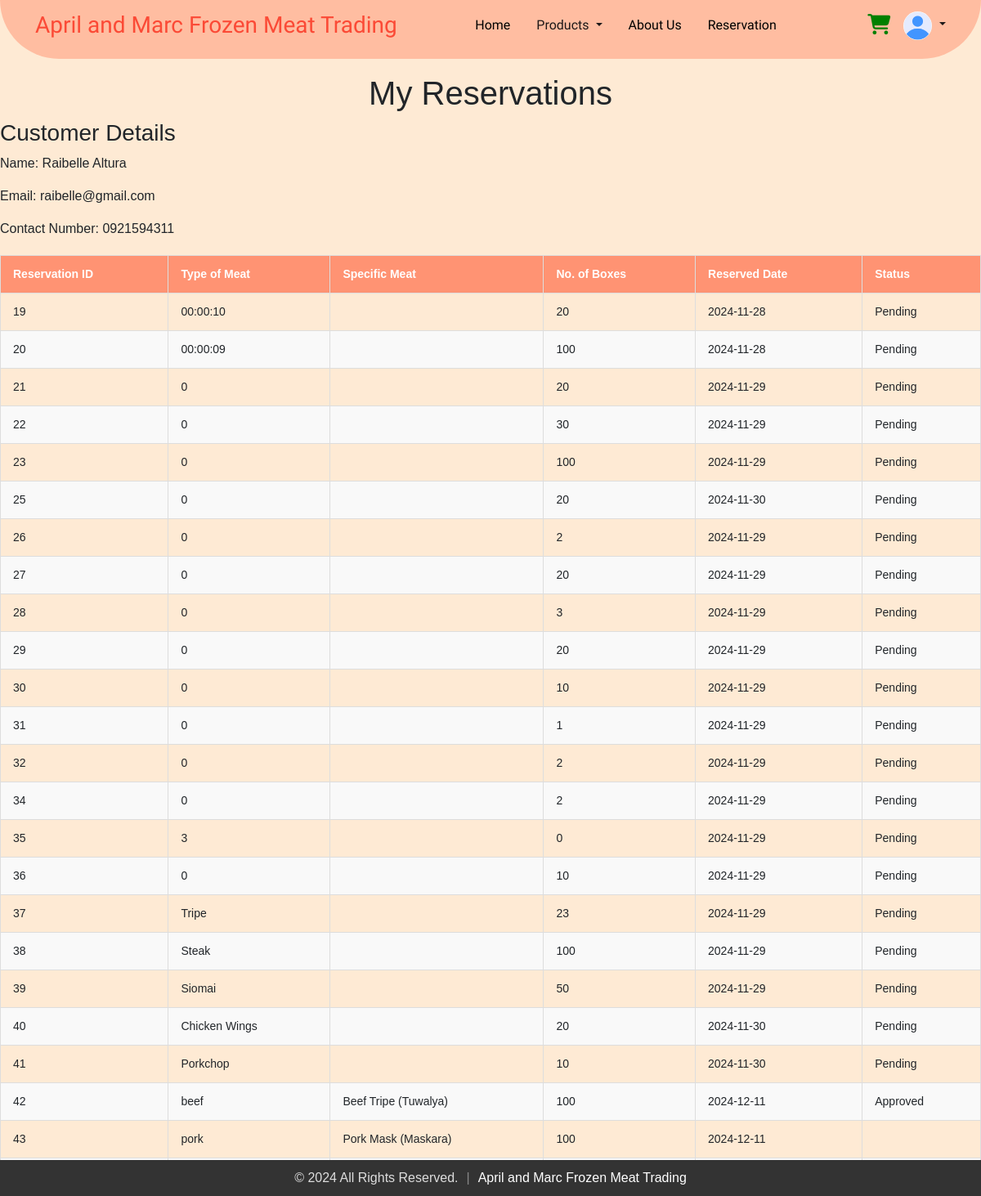
The app's page /my_reservations.php (signed in) with its own data.
### tables this page shows
CREATE TABLE `users` (
  `email` varchar(255) NOT NULL,
  `firstName` varchar(255) NOT NULL,
  `lastName` varchar(255) NOT NULL,
  `contact` varchar(10) NOT NULL,
  `password` varchar(255) DEFAULT NULL,
  `dateCreated` timestamp NOT NULL DEFAULT current_timestamp(),
  `profile_image` varchar(255) NOT NULL DEFAULT 'default.jpg'
);

CREATE TABLE `reservations` (
  `email` varchar(255) NOT NULL,
  `name` varchar(255) NOT NULL,
  `contact` varchar(10) NOT NULL,
  `noOfBox` int(50) NOT NULL,
  `typeOfProduct` varchar(255) NOT NULL,
  `reservedDate` date NOT NULL,
  `reservedAt` timestamp NOT NULL DEFAULT current_timestamp(),
  `status` enum('Pending','Approved','On Process','Completed','Cancelled') NOT NULL DEFAULT 'Pending',
  `reservation_id` int(11) NOT NULL,
  `specificProduct` varchar(255) NOT NULL
);

### my_reservations.php (the view, shortened to what this page needs)
<?php
include('db_connection.php');
$email = $_SESSION['email'];
$query = "SELECT users.firstName, users.lastName, users.email, users.contact,
                 reservations.reservation_id, reservations.typeOfProduct, reservations.noOfBox,
                 reservations.reservedDate, reservations.status, reservations.specificProduct
          FROM reservations
          JOIN users ON reservations.email = users.email
          WHERE users.email = ?";
$stmt = $conn->prepare($query);
$stmt->bind_param("s", $email);
$stmt->execute();
$result = $stmt->get_result();
?>
<!DOCTYPE html>
<html lang="en">
<head>
</head>
<body>
<?php
  if (isset($_SESSION['userloggedin']) && $_SESSION['userloggedin']) {
    include 'nav-logged.php';
  } else {
    include 'navbar.php';
  }
  ?>
     <h1>My Reservations</h1>
<?php if ($result->num_rows > 0): ?>
    <?php $userInfo = $result->fetch_assoc(); ?>
    <h3>Customer Details</h3>
    <?php
    $firstName = isset($userInfo['firstName']) ? htmlspecialchars($userInfo['firstName']) : 'N/A';
    $lastName = isset($userInfo['lastName']) ? htmlspecialchars($userInfo['lastName']) : 'N/A';
    ?>
    <p><strong>Name:</strong> <?php echo $firstName . ' ' . $lastName; ?></p>
    <p><strong>Email:</strong> <?php echo htmlspecialchars($userInfo['email']); ?></p>
    <p><strong>Contact Number:</strong> <?php echo htmlspecialchars($userInfo['contact']); ?></p>
    <table>
        <thead>
            <tr>
                <th>Reservation ID</th>
                <th>Type of Meat</th>
                <th>Specific Meat</th>
                <th>No. of Boxes</th>
                <th>Reserved Date</th>
                <th>Status</th>
            </tr>
        </thead>
        <tbody>
            <?php do { ?>
                <tr>
                    <td><?php echo htmlspecialchars($userInfo['reservation_id']); ?></td>
                    <td><?php echo htmlspecialchars($userInfo['typeOfProduct']); ?></td>
                    <td><?php echo htmlspecialchars($userInfo['specificProduct'] ?? 'N/A'); ?></td>
                    <td><?php echo htmlspecialchars($userInfo['noOfBox']); ?></td>
                    <td><?php echo htmlspecialchars($userInfo['reservedDate']); ?></td>
                    <td><?php echo htmlspecialchars($userInfo['status']); ?></td>
                </tr>
            <?php } while ($userInfo = $result->fetch_assoc()); ?>
        </tbody>
    </table>
<?php else: ?>
    <p>You have no reservations at the moment.</p>
<?php endif; ?>
</body>
</html>

### nav-logged.php (shortened to what this page needs)
<?php
include 'db_connection.php';
$useremail = isset($_SESSION['email']) ? $_SESSION['email'] : '';
function get_UserInfo($email)
{
  global $conn;
  $stmt = $conn->prepare("SELECT  profile_image FROM users WHERE email = ?");
  $stmt->bind_param("s", $email);
  $stmt->execute();
  $stmt->bind_result($profile_image);
  return [
    'profile_image' => $profile_image ?: 'default.jpg'
  ];
}
$userinfo = get_UserInfo($useremail);
?>
<!DOCTYPE html>
<html lang="en">
<head>
  <link href="https://cdn.jsdelivr.net/npm/bootstrap@5.3.3/dist/css/bootstrap.min.css" rel="stylesheet" />
  <link rel="stylesheet" href="https://cdnjs.cloudflare.com/ajax/libs/font-awesome/6.2.0/css/all.min.css" />
</head>
<body>
  <?php
  $current_page = basename($_SERVER['PHP_SELF']);
  ?>
  <div>
    <nav class="navbar navbar-expand-md fixed-top">
      <div class="container-fluid nav-container">
        <a class="navbar-brand me-auto logo" href="index.php">April and Marc Frozen Meat Trading</a>
        <div class="offcanvas offcanvas-end" tabindex="-1" id="offcanvasNavbar" aria-labelledby="offcanvasNavbarLabel">
          <div class="offcanvas-body text-center">
            <ul class="navbar-nav justify-content-center flex-grow-1 pe-3">
              <li class="nav-item">
                <a class="nav-link mx-lg-2 <?php echo $current_page == 'index.php' ? 'active' : ''; ?>" aria-current="page" href="index.php">Home</a>
              </li>
              <li class="nav-item dropdown">
                <a class="nav-link dropdown-toggle mx-lg-2 <?php echo $current_page == 'menu.php' ? 'active' : ''; ?>" href="menu.php" role="button" aria-haspopup="true" aria-expanded="false">
                  Products
                </a>
              </li>
              <li class="nav-item">
                <a class="nav-link mx-lg-2 <?php echo $current_page == 'index.php#About-Us' ? 'active' : ''; ?>" href="index.php#About-Us">About Us</a>
              </li>
              <li class="nav-item">
                <a class="nav-link mx-lg-2 <?php echo $current_page == 'index.php#Reservation' ? 'active' : ''; ?>" href="index.php#Reservation">Reservation</a>
              </li>
            </ul>
          </div>
        </div>
        <a class="nav-link cart <?php echo $current_page == 'cart.php' ? 'active' : ''; ?>" href="cart.php"><i class="fas fa-shopping-cart"></i>
          <span id="cart-item" class="badge badge-danger"></span></a>
        <li class="nav-item dropdown ms-3" style="list-style: none; ">
          <a href="#" class="dropdown-toggle" id="profileDropdown" data-toggle="dropdown" aria-haspopup="true" aria-expanded="false">
            <img src="uploads/<?php echo htmlspecialchars($userinfo['profile_image']); ?>" alt="Profile Picture" class="nav-profile">
          </a>
        </li>
      </div>
    </nav>
  </div>
</body>
</html>

### my_reservations.php (style rules this page uses)
body { font-family: Arial, sans-serif; background-color: #fdf1e8; margin: 0; padding: 0; }
body { padding-top: 90px; }
h1 { text-align: center; }
table { width: 100%; border-collapse: collapse; margin-top: 20px; }
table th, table td { padding: 12px 15px; text-align: left; border: 1px solid #ddd; font-size: 14px; }
table th { background-color: #ff9373; color: white; }
table tr:nth-child(even) { background-color: #f9f9f9; }

### nav-logged.php (style rules this page uses)
* { margin: 0; padding: 0; }
body { background-color: #feead4; font-family: "Poppins", sans-serif; font-weight: 300; font-style: normal; }
a { color: white; text-decoration: none; }
.navbar-brand, .offcanvas-header { color: #fb4a36; font-family: "Chewy", system-ui; font-optical-sizing: auto; font-weight: 500; font-style: normal; font-size: 28px; }
.nav-container { margin-right: 30px; margin-left: 30px; padding-bottom: 15px; padding-right: 13px; padding-left: 13px; }
.nav-link { color: black; font-weight: 500; transition: 0.3s color ease; font-family: "Lexend", sans-serif; font-optical-sizing: auto; font-weight: 480; font-style: light; }
.dropdown-toggle { color: #1d1818; text-decoration: none; transition: color 0.3s ease; }
.navbar { border-bottom-left-radius: 80px; border-bottom-right-radius: 80px; padding: 5px 0px 0px 0px; background-color: #ffbda1; }
.cart { color: green; font-size: 25px; cursor: pointer; }
.nav-profile { width: 35px; height: 35px; border-radius: 50%; object-fit: cover; }
.offcanvas-body { background: #ffbda1; }

### records on screen
users: profile_image (placeholder picture), firstName "Raibelle", lastName "Altura", email "raibelle@gmail.com", contact "0921594311"
reservations: reservation_id "19", typeOfProduct "00:00:10", noOfBox "20", reservedDate "2024-11-28", status "Pending"
reservations: reservation_id "20", typeOfProduct "00:00:09", noOfBox "100", reservedDate "2024-11-28", status "Pending"
reservations: reservation_id "21", typeOfProduct "0", noOfBox "20", reservedDate "2024-11-29", status "Pending"
reservations: reservation_id "22", typeOfProduct "0", noOfBox "30", reservedDate "2024-11-29", status "Pending"
reservations: reservation_id "23", typeOfProduct "0", noOfBox "100", reservedDate "2024-11-29", status "Pending"
reservations: reservation_id "25", typeOfProduct "0", noOfBox "20", reservedDate "2024-11-30", status "Pending"
reservations: reservation_id "26", typeOfProduct "0", noOfBox "2", reservedDate "2024-11-29", status "Pending"
reservations: reservation_id "27", typeOfProduct "0", noOfBox "20", reservedDate "2024-11-29", status "Pending"
reservations: reservation_id "28", typeOfProduct "0", noOfBox "3", reservedDate "2024-11-29", status "Pending"
reservations: reservation_id "29", typeOfProduct "0", noOfBox "20", reservedDate "2024-11-29", status "Pending"
reservations: reservation_id "30", typeOfProduct "0", noOfBox "10", reservedDate "2024-11-29", status "Pending"
reservations: reservation_id "31", typeOfProduct "0", noOfBox "1", reservedDate "2024-11-29", status "Pending"
reservations: reservation_id "32", typeOfProduct "0", noOfBox "2", reservedDate "2024-11-29", status "Pending"
reservations: reservation_id "34", typeOfProduct "0", noOfBox "2", reservedDate "2024-11-29", status "Pending"
reservations: reservation_id "35", typeOfProduct "3", noOfBox "0", reservedDate "2024-11-29", status "Pending"
reservations: reservation_id "36", typeOfProduct "0", noOfBox "10", reservedDate "2024-11-29", status "Pending"
reservations: reservation_id "37", typeOfProduct "Tripe", noOfBox "23", reservedDate "2024-11-29", status "Pending"
reservations: reservation_id "38", typeOfProduct "Steak", noOfBox "100", reservedDate "2024-11-29", status "Pending"
reservations: reservation_id "39", typeOfProduct "Siomai", noOfBox "50", reservedDate "2024-11-29", status "Pending"
reservations: reservation_id "40", typeOfProduct "Chicken Wings", noOfBox "20", reservedDate "2024-11-30", status "Pending"
reservations: reservation_id "41", typeOfProduct "Porkchop", noOfBox "10", reservedDate "2024-11-30", status "Pending"
reservations: reservation_id "42", typeOfProduct "beef", specificProduct "Beef Tripe (Tuwalya)", noOfBox "100", reservedDate "2024-12-11", status "Approved"
reservations: reservation_id "43", typeOfProduct "pork", specificProduct "Pork Mask (Maskara)", noOfBox "100", reservedDate "2024-12-11"
